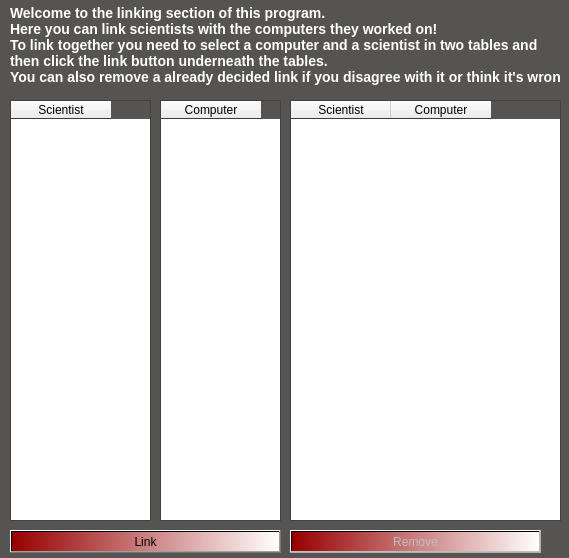
<?xml version="1.0" encoding="UTF-8"?>
<ui version="4.0">
 <class>LinkTogether</class>
 <widget class="QDialog" name="LinkTogether">
  <property name="geometry">
   <rect>
    <x>0</x>
    <y>0</y>
    <width>569</width>
    <height>558</height>
   </rect>
  </property>
  <property name="palette">
   <palette>
    <active>
     <colorrole role="Base">
      <brush brushstyle="SolidPattern">
       <color alpha="255">
        <red>255</red>
        <green>255</green>
        <blue>255</blue>
       </color>
      </brush>
     </colorrole>
     <colorrole role="Window">
      <brush brushstyle="SolidPattern">
       <color alpha="255">
        <red>85</red>
        <green>84</green>
        <blue>82</blue>
       </color>
      </brush>
     </colorrole>
    </active>
    <inactive>
     <colorrole role="Base">
      <brush brushstyle="SolidPattern">
       <color alpha="255">
        <red>255</red>
        <green>255</green>
        <blue>255</blue>
       </color>
      </brush>
     </colorrole>
     <colorrole role="Window">
      <brush brushstyle="SolidPattern">
       <color alpha="255">
        <red>85</red>
        <green>84</green>
        <blue>82</blue>
       </color>
      </brush>
     </colorrole>
    </inactive>
    <disabled>
     <colorrole role="Base">
      <brush brushstyle="SolidPattern">
       <color alpha="255">
        <red>85</red>
        <green>84</green>
        <blue>82</blue>
       </color>
      </brush>
     </colorrole>
     <colorrole role="Window">
      <brush brushstyle="SolidPattern">
       <color alpha="255">
        <red>85</red>
        <green>84</green>
        <blue>82</blue>
       </color>
      </brush>
     </colorrole>
    </disabled>
   </palette>
  </property>
  <property name="windowTitle">
   <string>Dialog</string>
  </property>
  <property name="windowIcon">
   <iconset resource="../resource.qrc">
    <normaloff>:/icons/santa.png</normaloff>:/icons/santa.png</iconset>
  </property>
  <widget class="QTableWidget" name="table_relation">
   <property name="geometry">
    <rect>
     <x>290</x>
     <y>100</y>
     <width>271</width>
     <height>421</height>
    </rect>
   </property>
   <column>
    <property name="text">
     <string>Scientist</string>
    </property>
   </column>
   <column>
    <property name="text">
     <string>Computer</string>
    </property>
   </column>
  </widget>
  <widget class="QPushButton" name="button_link">
   <property name="geometry">
    <rect>
     <x>10</x>
     <y>530</y>
     <width>271</width>
     <height>23</height>
    </rect>
   </property>
   <property name="styleSheet">
    <string notr="true">background-color: qlineargradient(spread:pad, x1:0, y1:0, x2:1, y2:0, stop:0 rgba(151, 0, 0, 255), stop:1 rgba(255, 255, 255, 255));
</string>
   </property>
   <property name="text">
    <string>Link</string>
   </property>
  </widget>
  <widget class="QTableWidget" name="table_scient">
   <property name="geometry">
    <rect>
     <x>10</x>
     <y>100</y>
     <width>141</width>
     <height>421</height>
    </rect>
   </property>
   <column>
    <property name="text">
     <string>Scientist</string>
    </property>
   </column>
  </widget>
  <widget class="QTableWidget" name="table_comp">
   <property name="geometry">
    <rect>
     <x>160</x>
     <y>100</y>
     <width>121</width>
     <height>421</height>
    </rect>
   </property>
   <column>
    <property name="text">
     <string>Computer</string>
    </property>
   </column>
  </widget>
  <widget class="QPushButton" name="button_remove_link">
   <property name="enabled">
    <bool>false</bool>
   </property>
   <property name="geometry">
    <rect>
     <x>290</x>
     <y>530</y>
     <width>251</width>
     <height>23</height>
    </rect>
   </property>
   <property name="styleSheet">
    <string notr="true">background-color: qlineargradient(spread:pad, x1:0, y1:0, x2:1, y2:0, stop:0 rgba(151, 0, 0, 255), stop:1 rgba(255, 255, 255, 255));
</string>
   </property>
   <property name="text">
    <string>Remove</string>
   </property>
  </widget>
  <widget class="QLabel" name="label">
   <property name="geometry">
    <rect>
     <x>10</x>
     <y>0</y>
     <width>551</width>
     <height>91</height>
    </rect>
   </property>
   <property name="styleSheet">
    <string notr="true">color: rgb(255, 255, 255);</string>
   </property>
   <property name="text">
    <string>&lt;html&gt;&lt;head/&gt;&lt;body&gt;&lt;p&gt;&lt;span style=&quot; font-size:large; font-weight:600;&quot;&gt;Welcome to the linking section of this program.&lt;br/&gt;Here you can link scientists with the computers they worked on! &lt;br/&gt;To link together you need to select a computer and a scientist in two tables and &lt;br/&gt;then click the link button underneath the tables.&lt;br/&gt;You can also remove a already decided link if you disagree with it or think it's wrong.&lt;/span&gt;&lt;/p&gt;&lt;/body&gt;&lt;/html&gt;</string>
   </property>
  </widget>
 </widget>
 <resources>
  <include location="../resource.qrc"/>
 </resources>
 <connections/>
</ui>
